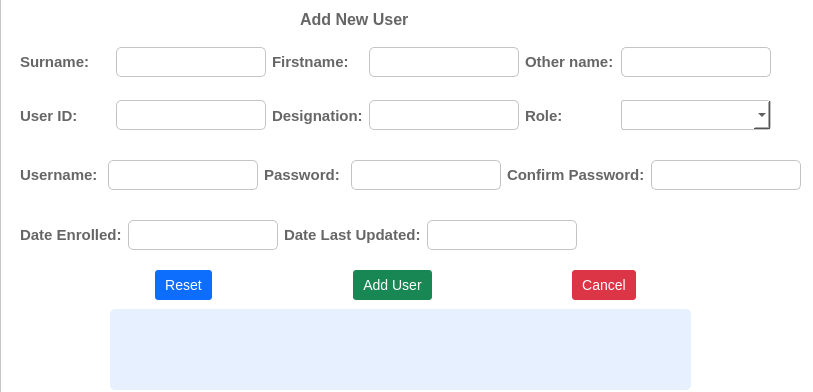
<?xml version="1.0" encoding="UTF-8"?>
<ui version="4.0">
 <class>Dialog</class>
 <widget class="QDialog" name="Dialog">
  <property name="geometry">
   <rect>
    <x>0</x>
    <y>0</y>
    <width>813</width>
    <height>392</height>
   </rect>
  </property>
  <property name="windowTitle">
   <string>Dialog</string>
  </property>
  <property name="styleSheet">
   <string notr="true">#addUserFrame {
	background-color: #ffffff;
}

#addUserFrame QLabel {
	color: #666666;
}

#addUserFrame QLineEdit {
	background-color: #ffffff;
	border: 1px solid #c4c4c4;
	border-radius: 5px;
	text-align: left;
	width: 200px;
	height: 30px
}

#addUserFrame QPushButton {
	border: none;
	border-radius: 3px;
	padding: 5px 10px;
	font-size: 14px;
	padding: 5px 10px;
	color: #ffffff;
}

#addUserFrame QPushButton:pressed {
	padding-left: 20px;
}

#errorLbl {
	background-color: #e6f0ff;
	color: #e60000;
	border-radius: 5px;
}

#addUserFrame QComboBox {
	border: 1px solid #c4c4c4;
	border-radius: 3px;
	padding: 5px 10px;
	font-size: 14px;
	padding: 5px 10px;
	background-color: #ffffff;
}

#addUserBtn {
	background-color: #198754; 
}

#addUserBtn:hover, #addSavingsBtn:pressed {
	background-color: #00331f;
}

#resetBtn { 
	background-color: #0d6efd;
}

#resetBtn:hover, #resetBtn:pressed { 
	background-color: #000099;
}


#cancelBtn {
	background-color: #dc3545 ;
}

#cancelBtn:hover, #cancelBtn:hover {
	background-color: #b30000;
}
</string>
  </property>
  <widget class="QFrame" name="addUserFrame">
   <property name="geometry">
    <rect>
     <x>0</x>
     <y>-1</y>
     <width>16777211</width>
     <height>401</height>
    </rect>
   </property>
   <property name="frameShape">
    <enum>QFrame::StyledPanel</enum>
   </property>
   <property name="frameShadow">
    <enum>QFrame::Raised</enum>
   </property>
   <widget class="QLabel" name="label">
    <property name="geometry">
     <rect>
      <x>300</x>
      <y>10</y>
      <width>121</width>
      <height>21</height>
     </rect>
    </property>
    <property name="font">
     <font>
      <pointsize>12</pointsize>
      <weight>75</weight>
      <bold>true</bold>
     </font>
    </property>
    <property name="text">
     <string>Add New User</string>
    </property>
   </widget>
   <widget class="QLabel" name="errorLbl">
    <property name="geometry">
     <rect>
      <x>110</x>
      <y>310</y>
      <width>581</width>
      <height>81</height>
     </rect>
    </property>
    <property name="font">
     <font>
      <pointsize>11</pointsize>
     </font>
    </property>
    <property name="text">
     <string/>
    </property>
    <property name="wordWrap">
     <bool>false</bool>
    </property>
   </widget>
   <widget class="QWidget" name="">
    <property name="geometry">
     <rect>
      <x>20</x>
      <y>47</y>
      <width>751</width>
      <height>32</height>
     </rect>
    </property>
    <layout class="QHBoxLayout" name="horizontalLayout">
     <item>
      <widget class="QLabel" name="label_6">
       <property name="font">
        <font>
         <pointsize>11</pointsize>
         <weight>75</weight>
         <bold>true</bold>
        </font>
       </property>
       <property name="text">
        <string>Surname:</string>
       </property>
      </widget>
     </item>
     <item>
      <widget class="QLineEdit" name="surnameTxt">
       <property name="minimumSize">
        <size>
         <width>150</width>
         <height>30</height>
        </size>
       </property>
       <property name="maximumSize">
        <size>
         <width>150</width>
         <height>30</height>
        </size>
       </property>
       <property name="font">
        <font>
         <pointsize>11</pointsize>
        </font>
       </property>
       <property name="clearButtonEnabled">
        <bool>true</bool>
       </property>
      </widget>
     </item>
     <item>
      <widget class="QLabel" name="label_8">
       <property name="font">
        <font>
         <pointsize>11</pointsize>
         <weight>75</weight>
         <bold>true</bold>
        </font>
       </property>
       <property name="text">
        <string>Firstname:</string>
       </property>
      </widget>
     </item>
     <item>
      <widget class="QLineEdit" name="firstnameTxt">
       <property name="minimumSize">
        <size>
         <width>150</width>
         <height>30</height>
        </size>
       </property>
       <property name="maximumSize">
        <size>
         <width>150</width>
         <height>30</height>
        </size>
       </property>
       <property name="font">
        <font>
         <pointsize>11</pointsize>
        </font>
       </property>
       <property name="clearButtonEnabled">
        <bool>true</bool>
       </property>
      </widget>
     </item>
     <item>
      <widget class="QLabel" name="label_10">
       <property name="font">
        <font>
         <pointsize>11</pointsize>
         <weight>75</weight>
         <bold>true</bold>
        </font>
       </property>
       <property name="text">
        <string>Other name:</string>
       </property>
      </widget>
     </item>
     <item>
      <widget class="QLineEdit" name="othernameTxt">
       <property name="minimumSize">
        <size>
         <width>150</width>
         <height>30</height>
        </size>
       </property>
       <property name="maximumSize">
        <size>
         <width>150</width>
         <height>30</height>
        </size>
       </property>
       <property name="font">
        <font>
         <pointsize>11</pointsize>
        </font>
       </property>
       <property name="clearButtonEnabled">
        <bool>true</bool>
       </property>
      </widget>
     </item>
    </layout>
   </widget>
   <widget class="QWidget" name="">
    <property name="geometry">
     <rect>
      <x>20</x>
      <y>100</y>
      <width>751</width>
      <height>33</height>
     </rect>
    </property>
    <layout class="QHBoxLayout" name="horizontalLayout_2">
     <item>
      <widget class="QLabel" name="label_11">
       <property name="font">
        <font>
         <pointsize>11</pointsize>
         <weight>75</weight>
         <bold>true</bold>
        </font>
       </property>
       <property name="text">
        <string>User ID:</string>
       </property>
      </widget>
     </item>
     <item>
      <widget class="QLineEdit" name="userIDTxt">
       <property name="minimumSize">
        <size>
         <width>150</width>
         <height>30</height>
        </size>
       </property>
       <property name="maximumSize">
        <size>
         <width>150</width>
         <height>30</height>
        </size>
       </property>
       <property name="font">
        <font>
         <pointsize>11</pointsize>
        </font>
       </property>
       <property name="readOnly">
        <bool>true</bool>
       </property>
      </widget>
     </item>
     <item>
      <widget class="QLabel" name="label_9">
       <property name="font">
        <font>
         <pointsize>11</pointsize>
         <weight>75</weight>
         <bold>true</bold>
        </font>
       </property>
       <property name="text">
        <string>Designation:</string>
       </property>
      </widget>
     </item>
     <item>
      <widget class="QLineEdit" name="designationTxt">
       <property name="minimumSize">
        <size>
         <width>150</width>
         <height>30</height>
        </size>
       </property>
       <property name="maximumSize">
        <size>
         <width>150</width>
         <height>30</height>
        </size>
       </property>
       <property name="font">
        <font>
         <pointsize>11</pointsize>
        </font>
       </property>
       <property name="clearButtonEnabled">
        <bool>true</bool>
       </property>
      </widget>
     </item>
     <item>
      <widget class="QLabel" name="label_7">
       <property name="font">
        <font>
         <pointsize>11</pointsize>
         <weight>75</weight>
         <bold>true</bold>
        </font>
       </property>
       <property name="text">
        <string>Role:</string>
       </property>
      </widget>
     </item>
     <item>
      <widget class="QComboBox" name="roleCombo">
       <property name="minimumSize">
        <size>
         <width>150</width>
         <height>0</height>
        </size>
       </property>
       <property name="font">
        <font>
         <pointsize>-1</pointsize>
        </font>
       </property>
      </widget>
     </item>
    </layout>
   </widget>
   <widget class="QWidget" name="">
    <property name="geometry">
     <rect>
      <x>20</x>
      <y>160</y>
      <width>781</width>
      <height>32</height>
     </rect>
    </property>
    <layout class="QHBoxLayout" name="horizontalLayout_3">
     <item>
      <widget class="QLabel" name="usernameLbl">
       <property name="font">
        <font>
         <pointsize>11</pointsize>
         <weight>75</weight>
         <bold>true</bold>
        </font>
       </property>
       <property name="text">
        <string>Username:</string>
       </property>
      </widget>
     </item>
     <item>
      <widget class="QLineEdit" name="usernameTxt">
       <property name="minimumSize">
        <size>
         <width>150</width>
         <height>30</height>
        </size>
       </property>
       <property name="maximumSize">
        <size>
         <width>150</width>
         <height>30</height>
        </size>
       </property>
       <property name="font">
        <font>
         <pointsize>11</pointsize>
        </font>
       </property>
       <property name="clearButtonEnabled">
        <bool>true</bool>
       </property>
      </widget>
     </item>
     <item>
      <widget class="QLabel" name="label_12">
       <property name="font">
        <font>
         <pointsize>11</pointsize>
         <weight>75</weight>
         <bold>true</bold>
        </font>
       </property>
       <property name="text">
        <string>Password:</string>
       </property>
      </widget>
     </item>
     <item>
      <widget class="QLineEdit" name="passwordTxt">
       <property name="minimumSize">
        <size>
         <width>150</width>
         <height>30</height>
        </size>
       </property>
       <property name="maximumSize">
        <size>
         <width>150</width>
         <height>30</height>
        </size>
       </property>
       <property name="font">
        <font>
         <pointsize>11</pointsize>
        </font>
       </property>
       <property name="echoMode">
        <enum>QLineEdit::Password</enum>
       </property>
       <property name="clearButtonEnabled">
        <bool>true</bool>
       </property>
      </widget>
     </item>
     <item>
      <widget class="QLabel" name="label_13">
       <property name="font">
        <font>
         <pointsize>11</pointsize>
         <weight>75</weight>
         <bold>true</bold>
        </font>
       </property>
       <property name="text">
        <string>Confirm Password:</string>
       </property>
      </widget>
     </item>
     <item>
      <widget class="QLineEdit" name="confirmPasswordTxt">
       <property name="minimumSize">
        <size>
         <width>150</width>
         <height>30</height>
        </size>
       </property>
       <property name="maximumSize">
        <size>
         <width>150</width>
         <height>30</height>
        </size>
       </property>
       <property name="font">
        <font>
         <pointsize>11</pointsize>
        </font>
       </property>
       <property name="echoMode">
        <enum>QLineEdit::Password</enum>
       </property>
       <property name="clearButtonEnabled">
        <bool>true</bool>
       </property>
      </widget>
     </item>
    </layout>
   </widget>
   <widget class="QWidget" name="">
    <property name="geometry">
     <rect>
      <x>20</x>
      <y>220</y>
      <width>752</width>
      <height>32</height>
     </rect>
    </property>
    <layout class="QHBoxLayout" name="horizontalLayout_4">
     <item>
      <widget class="QLabel" name="label_15">
       <property name="font">
        <font>
         <pointsize>11</pointsize>
         <weight>75</weight>
         <bold>true</bold>
        </font>
       </property>
       <property name="text">
        <string>Date Enrolled:</string>
       </property>
      </widget>
     </item>
     <item>
      <widget class="QLineEdit" name="dateEnrolledTxt">
       <property name="minimumSize">
        <size>
         <width>150</width>
         <height>30</height>
        </size>
       </property>
       <property name="maximumSize">
        <size>
         <width>150</width>
         <height>30</height>
        </size>
       </property>
       <property name="font">
        <font>
         <pointsize>11</pointsize>
        </font>
       </property>
       <property name="readOnly">
        <bool>true</bool>
       </property>
      </widget>
     </item>
     <item>
      <widget class="QLabel" name="label_14">
       <property name="font">
        <font>
         <pointsize>11</pointsize>
         <weight>75</weight>
         <bold>true</bold>
        </font>
       </property>
       <property name="text">
        <string>Date Last Updated:</string>
       </property>
      </widget>
     </item>
     <item>
      <widget class="QLineEdit" name="dateUpdatedTxt">
       <property name="minimumSize">
        <size>
         <width>150</width>
         <height>30</height>
        </size>
       </property>
       <property name="maximumSize">
        <size>
         <width>150</width>
         <height>30</height>
        </size>
       </property>
       <property name="font">
        <font>
         <pointsize>11</pointsize>
        </font>
       </property>
       <property name="readOnly">
        <bool>true</bool>
       </property>
      </widget>
     </item>
     <item>
      <spacer name="horizontalSpacer_7">
       <property name="orientation">
        <enum>Qt::Horizontal</enum>
       </property>
       <property name="sizeHint" stdset="0">
        <size>
         <width>208</width>
         <height>20</height>
        </size>
       </property>
      </spacer>
     </item>
    </layout>
   </widget>
   <widget class="QWidget" name="">
    <property name="geometry">
     <rect>
      <x>20</x>
      <y>270</y>
      <width>751</width>
      <height>32</height>
     </rect>
    </property>
    <layout class="QHBoxLayout" name="horizontalLayout_5">
     <item>
      <spacer name="horizontalSpacer_3">
       <property name="orientation">
        <enum>Qt::Horizontal</enum>
       </property>
       <property name="sizeHint" stdset="0">
        <size>
         <width>98</width>
         <height>20</height>
        </size>
       </property>
      </spacer>
     </item>
     <item>
      <widget class="QPushButton" name="resetBtn">
       <property name="minimumSize">
        <size>
         <width>0</width>
         <height>30</height>
        </size>
       </property>
       <property name="text">
        <string>Reset</string>
       </property>
       <property name="icon">
        <iconset resource="../static/resource.qrc">
         <normaloff>:/icons/icon/white/corner-up-left.svg</normaloff>:/icons/icon/white/corner-up-left.svg</iconset>
       </property>
      </widget>
     </item>
     <item>
      <spacer name="horizontalSpacer_11">
       <property name="orientation">
        <enum>Qt::Horizontal</enum>
       </property>
       <property name="sizeHint" stdset="0">
        <size>
         <width>40</width>
         <height>20</height>
        </size>
       </property>
      </spacer>
     </item>
     <item>
      <widget class="QPushButton" name="addUserBtn">
       <property name="minimumSize">
        <size>
         <width>0</width>
         <height>30</height>
        </size>
       </property>
       <property name="text">
        <string>Add User</string>
       </property>
       <property name="icon">
        <iconset resource="../static/resource.qrc">
         <normaloff>:/icons/icon/white/plus-circle.svg</normaloff>:/icons/icon/white/plus-circle.svg</iconset>
       </property>
      </widget>
     </item>
     <item>
      <spacer name="horizontalSpacer_12">
       <property name="orientation">
        <enum>Qt::Horizontal</enum>
       </property>
       <property name="sizeHint" stdset="0">
        <size>
         <width>40</width>
         <height>20</height>
        </size>
       </property>
      </spacer>
     </item>
     <item>
      <widget class="QPushButton" name="cancelBtn">
       <property name="minimumSize">
        <size>
         <width>0</width>
         <height>30</height>
        </size>
       </property>
       <property name="text">
        <string>Cancel</string>
       </property>
       <property name="icon">
        <iconset resource="../static/resource.qrc">
         <normaloff>:/icons/icon/white/power.svg</normaloff>:/icons/icon/white/power.svg</iconset>
       </property>
      </widget>
     </item>
     <item>
      <spacer name="horizontalSpacer_4">
       <property name="orientation">
        <enum>Qt::Horizontal</enum>
       </property>
       <property name="sizeHint" stdset="0">
        <size>
         <width>118</width>
         <height>20</height>
        </size>
       </property>
      </spacer>
     </item>
    </layout>
   </widget>
  </widget>
 </widget>
 <resources>
  <include location="../static/resource.qrc"/>
 </resources>
 <connections/>
</ui>
